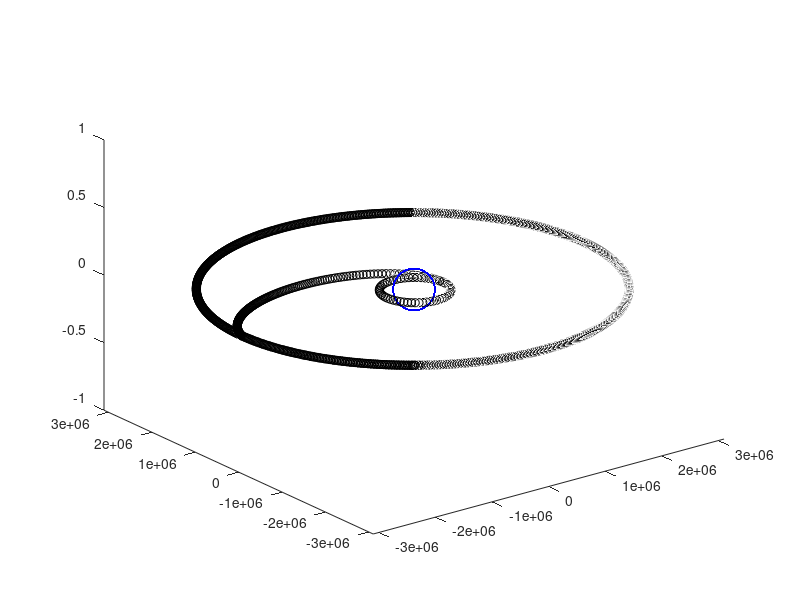

Write MATLAB code to recreate this figure.
clear; 
num_body = 2; 
inc_vel = false;
dec_vel = false;
G = 6.67408 * 10^-11;
M_earth = 5.972 * 10^24;
M_spaceship = 721.9; % mass of Voyager 1
M = [M_earth, M_spaceship]; 
X = [0 0 0; 500000 0 0];
init_pos = X(2,1);
V = [0 0 0; 0 sqrt(G*M(1)/X(2,1)) 0]; 
T = 4000;
dt = 2; 
clockmax = ceil(T/dt);

% desired specifications to get to another orbital radius 
r2 = 3000000;
% r2 = 384472282; %moon
r1 = X(2,1);
v1 = sqrt((2*G*M_earth*r2)/(r2*r1 + r1^2));


for num_frame = 1:clockmax
    t = num_frame * dt; 
    A = zeros(num_body, 3);
    for i = 1:num_body
        for j = 1:num_body
            if i ~= j
                DX = X(i,:) - X(j,:);
                R = sqrt(sum(DX.^2));
                acc = -G*M(j)/(R^3) * DX;
                A(i,:) = A(i,:) + acc; 
            end
        end
    end
    V = V + dt * A;
    X = X + dt * V;
    X(1,:) = [0 0 0];
    plot3 (X(1,1), X(1,2), X(1,3), 'bo', 'MarkerSize', 30);
    hold on 
    plot3 (X(2,1), X(2,2), X(2,3), 'ko');
    hold on
%     plot (X(3,1), X(3,2), 'ro');
    axis ([-3100000 3100000 -3100000 3100000]);
%     axis equal;
%     daspect([1 1 1]);
    drawnow;
%     hold off;
    
    if ~inc_vel && X(2,2) > -20000 && X(2,2) < 20000 && X(2,1) > 0 && num_frame > 20 
        inc_vel = true;
        old_vel = V(2,2);
        V(2,:) = [0 v1 0];
        fprintf("Changed velocity from %d to : %d.\n", old_vel, V(2,2));
    elseif inc_vel && ~dec_vel && X(2,2) > -20000 && X(2,2) < 20000 && X(2,1) < 0
        dec_vel = true;
        old_vel = abs(V(2,2));
        V(2,:) = [0 -sqrt(G*M(1)/abs(X(2,1))) 0];
        fprintf("Changed velocity from %d to: %d\nRadius is now %d\n", old_vel, V(2,2), abs(X(2,1)));
    end
end